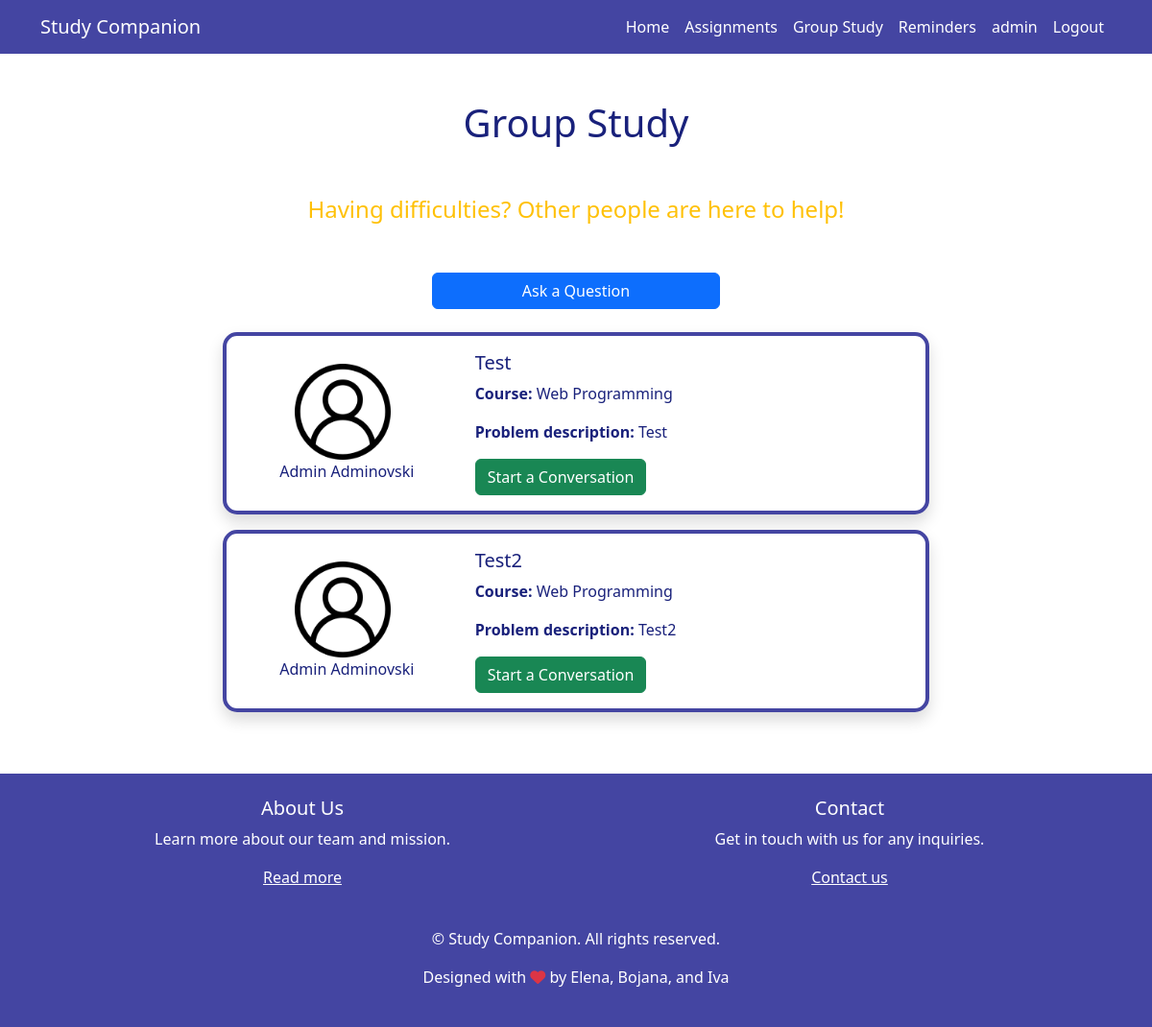
Before: /group_study/ (signed in) with the older database file.
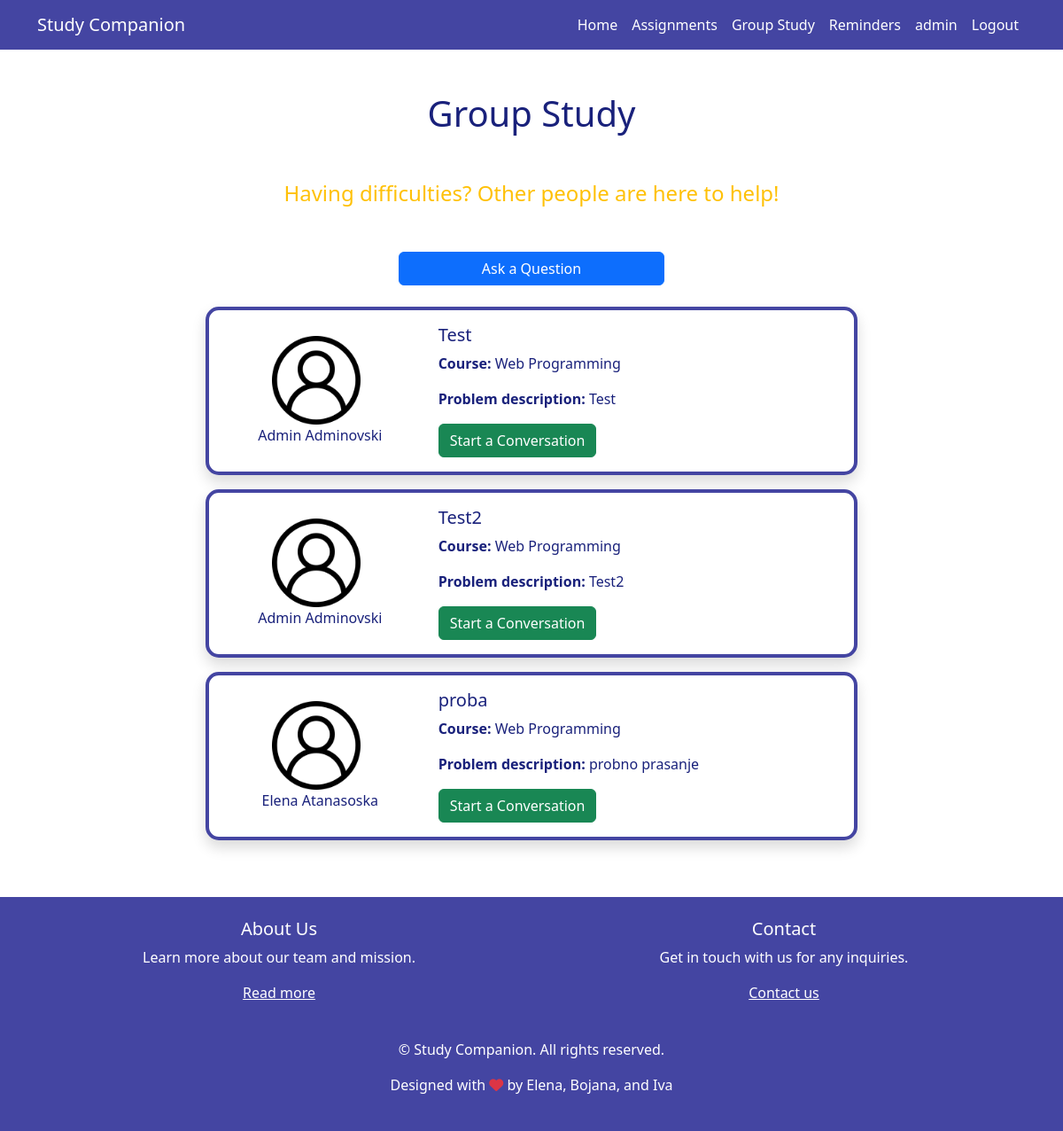
After: the same page with the newer database file.
### app/models.py (models this page shows, shortened)
class CustomUser(AbstractUser):
    name = models.CharField(max_length=100)
    surname = models.CharField(max_length=100)
    objects = CustomUserManager()
    def __str__(self):
        return f"{self.name} {self.surname}"

class Question(models.Model):
    user = models.ForeignKey(CustomUser, on_delete=models.CASCADE)
    title = models.CharField(max_length=200)
    course = models.ForeignKey(Course, on_delete=models.CASCADE)
    description = models.TextField()

class Course(models.Model):
    name = models.CharField(max_length=100)
    def __str__(self):
        return f"{self.name}"

### app/views.py (the view)
# urls.py: path('group_study/', views.group_study, name='group_study'),
def group_study(request):
    questions = Question.objects.all()
    return render(request, 'group_study.html', {'questions': questions})

### templates/group_study.html
{% extends "base.html" %}
{% block content %}
    {% if user.is_authenticated %}
        <div class="container my-5">
            <div class="text-center my-5">
                <h1 class="primary-text"> Group Study </h1>
            </div>
            <div class="text-center my-3" style="font-size: x-large;">
                <span class="text-warning"> Having difficulties? Other people are here to help! </span>
            </div>
             <div class="row text-center mx-auto py-4" style="max-width: 300px">
                <a href="{% url 'ask_question' %}" class="btn btn-primary px-4 mt-2">Ask a Question</a>
            </div>
            <div class="row justify-content-center">
                {% for question in questions %}
                    <div class="col-md-8">
                        <div class="card mb-3 navcolor-border shadow" style="border-width: 4px; border-radius:15px;">
                            <div class="row g-0">
                                <div class="col-md-4 d-flex align-items-center flex-column justify-content-center">
                                    <img src="http://127.0.0.1:8000/static/user.png" class="img-fluid rounded-start" alt="User Image" style="max-width: 100px; max-height: 100px;">
                                    <p class="card-text primary-text ml-2">{{ question.user }} </p>
                                </div>
                                <div class="col-md-8">
                                    <div class="card-body">
                                        <h5 class="card-title primary-text">{{ question.title }}</h5>
                                        <p class="card-text primary-text"><strong>Course:</strong> {{ question.course }}
                                        </p>
                                        <p class="card-text primary-text"><strong>Problem
                                            description:</strong> {{ question.description }}</p>
                                        <a href="{% url 'chat' %}" class="btn btn-success">Start a
                                            Conversation</a>
                                    </div>
                                </div>
                            </div>
                        </div>
                    </div>
                {% endfor %}
            </div>
        </div>
    {% else %}
        {% include "unauthenticated_message.html" %}
    {% endif %}
{% endblock %}

### templates/base.html (shortened to what this page needs)
<!DOCTYPE html>
<html>
<head>
    <link rel="stylesheet" href="https://stackpath.bootstrapcdn.com/bootstrap/4.5.2/css/bootstrap.min.css">
    <link rel="stylesheet" href="https://cdnjs.cloudflare.com/ajax/libs/font-awesome/6.0.0-beta3/css/all.min.css">
    <link rel="stylesheet" href="https://cdn.jsdelivr.net/npm/bootstrap@5.3.0-alpha1/dist/css/bootstrap.min.css">
    <link rel="stylesheet" href="https://cdn.jsdelivr.net/npm/flatpickr@4.6.9/dist/flatpickr.min.css">
    <link rel="stylesheet" href="https://code.jquery.com/ui/1.12.1/themes/base/jquery-ui.css">
</head>
</head>
<body>
<nav class="navbar navbar-expand-lg navcolor text-white">
    <div class="container">
        <a class="navbar-brand text-white" href="/">Study Companion</a>
        <div class="collapse navbar-collapse" id="navbarNav">
            <ul class="navbar-nav ml-auto">
                <li class="nav-item">
                    <a class="nav-link" href="/">Home</a>
                </li>
                {% if user.is_authenticated %}
                    <li class="nav-item">
                        <a class="nav-link" href="/assignments/">Assignments</a>
                    </li>
                    <li class="nav-item">
                        <a class="nav-link" href="/group_study/">Group Study</a>
                    </li>
                    <li class="nav-item">
                        <a class="nav-link" href="/reminders/">Reminders</a>
                    </li>
                    <li class="nav-item">
                        <a class="nav-link" href="/admin/">{{ user.username }}</a>
                    </li>
                    <li class="nav-item">
                        <a class="nav-link" href="/logout/">Logout</a>
                    </li>
                {% endif %}
            </ul>
        </div>
    </div>
</nav>
<div class="mt-4">
    {% block content %}
    {% endblock %}
</div>
<footer class="navcolor text-white py-4 mt-5">
    {% if user.is_authenticated  %}
    <div class="container text-center">
        <div class="row d-flex justify-content-center">
            <div class="col-md-6">
                <h5>About Us</h5>
                <p>Learn more about our team and mission.</p>
                <ul class="list-unstyled">
                    <li>
                        <a href="/about/" class="text-white">Read more</a>
                    </li>
                </ul>
            </div>
            <div class="col-md-6">
                <h5>Contact</h5>
                <p>Get in touch with us for any inquiries.</p>
                <ul class="list-unstyled">
                    <li>
                        <a href="/contact/" class="text-white">Contact us</a>
                    </li>
                </ul>
            </div>
        </div>
    </div>
    <div class="container mt-4 text-center">
        <p>&copy; {{ year }} Study Companion. All rights reserved.</p>
        <p>Designed with <i class="fas fa-heart text-danger"></i> by Elena, Bojana, and Iva</p>
    </div>
    {% else %}
        <div class="container mt-4 text-center">
            <p>&copy; {{ year }} Study Companion. All rights reserved.</p>
            <p>Designed with <i class="fas fa-heart text-danger"></i> by Elena, Bojana, and Iva</p>
        </div>
    {% endif %}
</footer>
</body>
</html>

### templates/base.html (style rules this page uses)
.navcolor { background-color: #4445a2; }
.navbar .nav-link { color: white; }
.navcolor-border { border: 2px solid #4445a2; }
.primary-text { color: #19217BFF; }
.px-4 { padding-right: 1.5rem!important; padding-left: 1.5rem!important; }

Changed rows visible on the page:
added Question: user "Elena Atanasoska", title "proba", course "Web Programming", description "probno prasanje"
